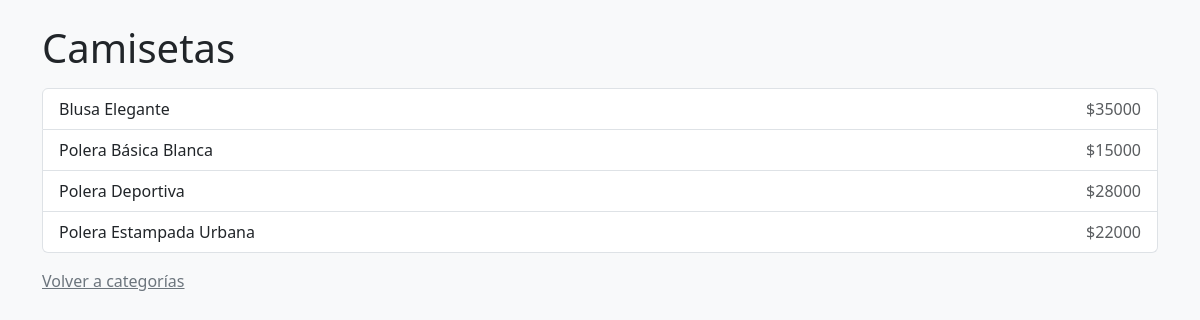
Page /categorias/3/ on the committed database.
### appTienda/models.py (models this page shows, shortened)
class Categoria(models.Model):
    nombre = models.CharField(max_length=100)
    class Meta:
        ordering = ['nombre']

class Producto(models.Model):
    nombre = models.CharField(max_length=120)
    descripcion = models.TextField()
    categoria = models.ForeignKey(Categoria, on_delete=models.CASCADE)
    precio_base = models.PositiveIntegerField()
    destacado = models.BooleanField(default=False)
    class Meta:
        ordering = ['nombre']
    imagen1 = models.ImageField(upload_to='productos/', null=True, blank=True)
    imagen2 = models.ImageField(upload_to='productos/', null=True, blank=True)
    imagen3 = models.ImageField(upload_to='productos/', null=True, blank=True)

### appTienda/views.py (the view)
# urls.py: path('categorias/<int:id>/', views.productos_por_categoria, name='productos_por_categoria'),
def productos_por_categoria(request, id):
    cat = get_object_or_404(Categoria, id=id)
    lista = Producto.objects.filter(categoria=cat)
    return render(request, "productos_categoria.html", {"categoria": cat, "productos": lista})

### appTienda/templates/productos_categoria.html (shortened to what this page needs)
<!DOCTYPE html>
<html lang="es">
<head>
  <link
    href="https://cdn.jsdelivr.net/npm/bootstrap@5.3.3/dist/css/bootstrap.min.css"
    rel="stylesheet"
  />
</head>
<body class="bg-light">
  <div class="container py-4">
    <h1 class="mb-3">{{ categoria.nombre }}</h1>
    <div class="list-group">
      {% for p in productos %}
        <div class="list-group-item d-flex justify-content-between align-items-center">
          <span>{{ p.nombre }}</span>
          <span class="text-muted">${{ p.precio_base }}</span>
        </div>
      {% empty %}
        <p class="text-muted">No hay productos en esta categoría.</p>
      {% endfor %}
    </div>
    <p class="mt-3"><a href="/categorias/" class="link-secondary">Volver a categorías</a></p>
  </div>
</body>
</html>

### rows in the picture
Categoria: nombre "Camisetas"
Producto: nombre "Blusa Elegante", precio_base "35000"
Producto: nombre "Polera Básica Blanca", precio_base "15000"
Producto: nombre "Polera Deportiva", precio_base "28000"
Producto: nombre "Polera Estampada Urbana", precio_base "22000"
